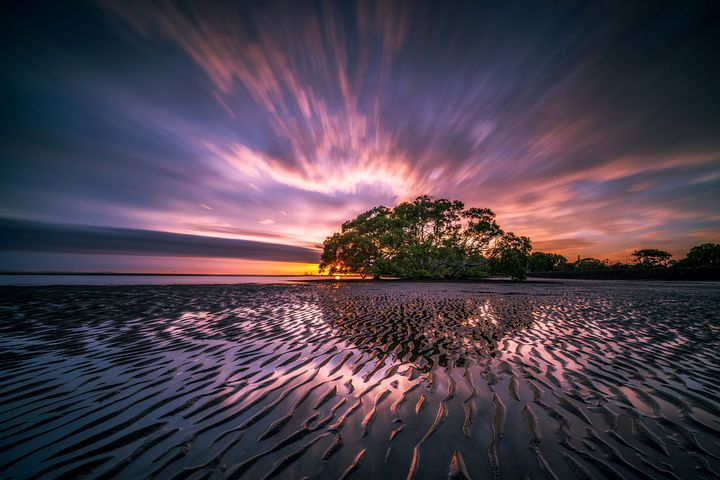
#> input picture data/beach.jpg, 720 x 480 px
$ jupyter execute Understanding_digital_images.ipynb
#> lines starting #> are read from the running program, lines starting #| are printed output that depends on the picture
Digital images are representations of visual data that are stored as binary code in a computer. They can be created through digital cameras, scanners, or software programs, and are composed of pixels, which are tiny squares of color that combine to form the image.

[cell 1]
from skimage import io
import numpy as np
from matplotlib import pyplot as plt

[cell 2]
image = io.imread("./data/beach.jpg")
#> image is the input picture: shape (480, 720, 3); mean R, G, B 76.7, 64.9, 77.7
image

[cell 3]
image.min(), image.max()
#> Out = (0, 255)

[cell 4]
random_image = np.random.random([500,500])
print(random_image.min(), random_image.max())
plt.imshow(random_image)
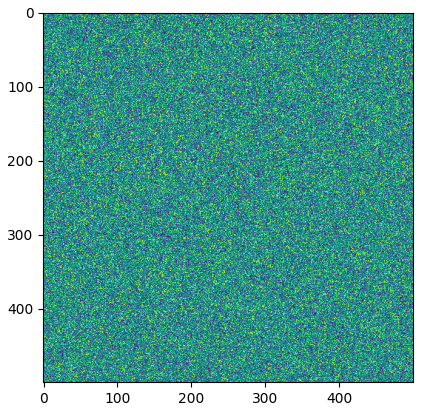
#> figure drawn by matplotlib, 1 panel

[cell 5]
dark_image = image*0.5
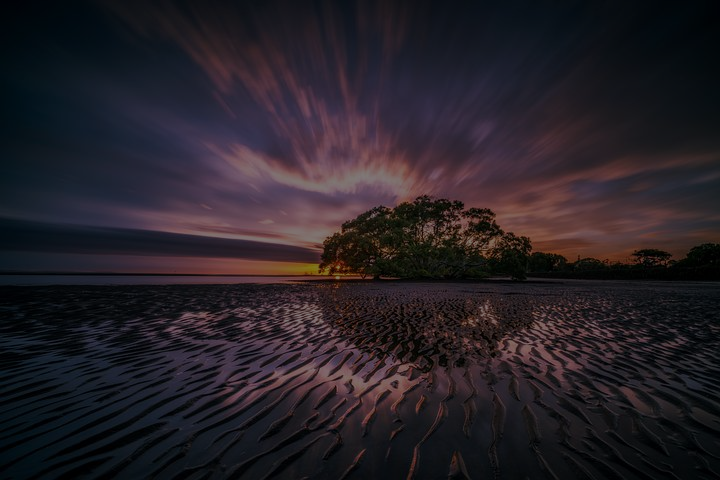
#> dark_image: shape (480, 720, 3) float64; mean R, G, B 38.3, 32.4, 38.8
print(dark_image)
#> (printed output is left out)

[cell 6]
print(dark_image.min(), dark_image.max())
#| 0.0 127.5

$ run again, with data/human.jpg copied over data/beach.jpg
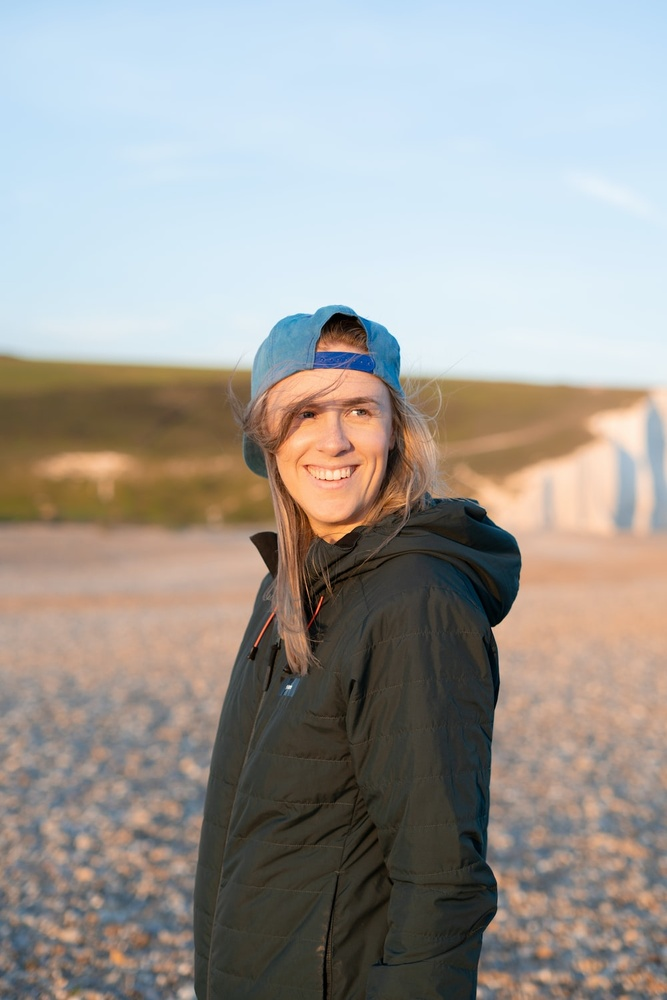
#> input picture data/human.jpg, 667 x 1000 px, shrunk from 1000 x 1500 before the run
#> image is the input picture: shape (1000, 667, 3); mean R, G, B 158.6, 155.5, 151.3
#> Out = (0, 255)
#> `dark_image = image*0.5`:
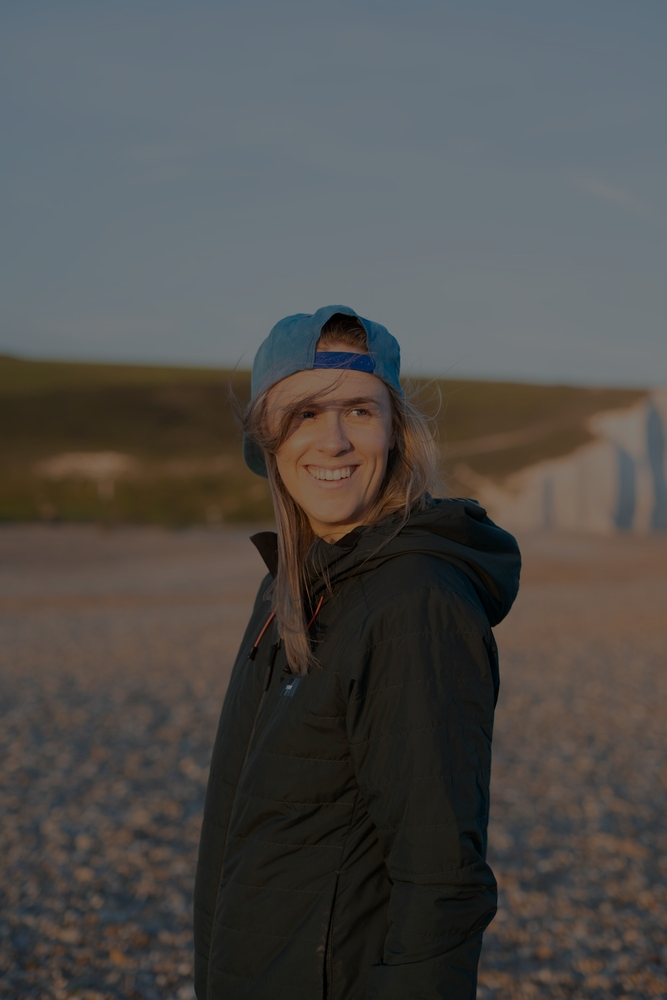
#> dark_image: shape (1000, 667, 3) float64; mean R, G, B 79.3, 77.8, 75.6
#> (printed output is left out)
#| 0.0 127.5

$ run again, with data/sunrise.jpg copied over data/beach.jpg
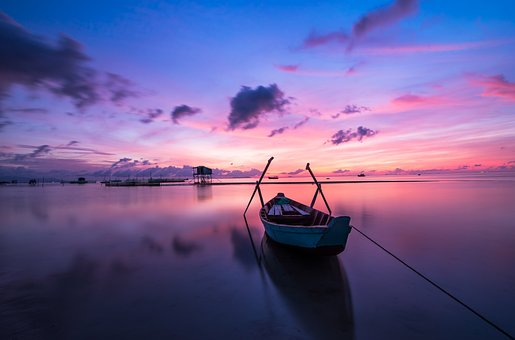
#> input picture data/sunrise.jpg, 515 x 340 px
#> image is the input picture: shape (340, 515, 3); mean R, G, B 105.5, 92.6, 143.6
#> Out = (0, 255)
#> `dark_image = image*0.5`:
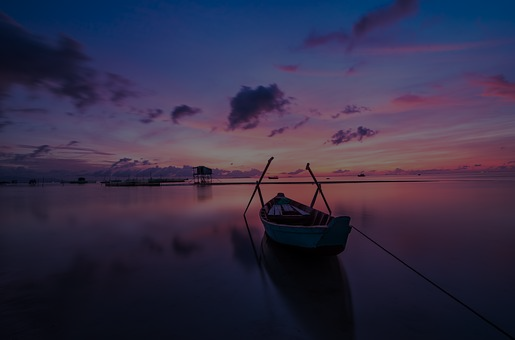
#> dark_image: shape (340, 515, 3) float64; mean R, G, B 52.8, 46.3, 71.8
#> (printed output is left out)
#| 0.0 127.5
